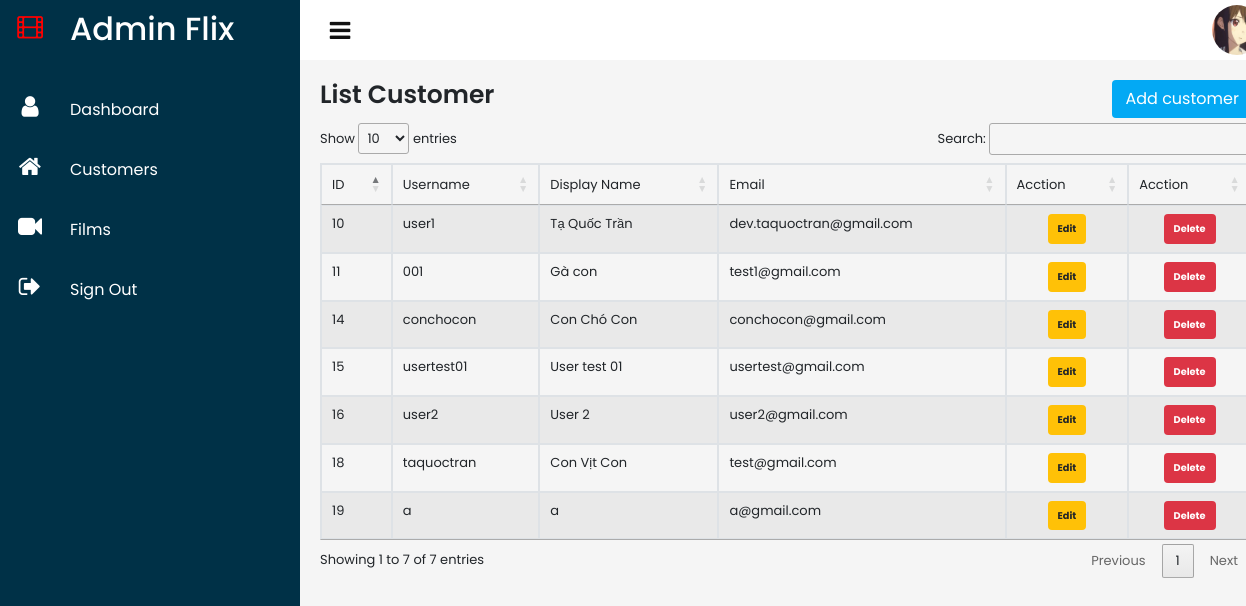
/admin/customers/customers.php (signed in), run on the app's committed database.
### tables this page shows
CREATE TABLE `tbl_users` (
  `id` int(11) NOT NULL,
  `username` varchar(255) DEFAULT NULL,
  `password` varchar(255) DEFAULT NULL,
  `fullname` varchar(255) DEFAULT NULL,
  `email` varchar(255) DEFAULT NULL,
  `usertype_id` int(11) DEFAULT NULL
);

### admin/customers/customers.php (the view, shortened to what this page needs)
<?php
require_once('../header.php');
require_once('../../autoload/Autoload.php');
$query = "SELECT * FROM tbl_users WHERE usertype_id = 2";
$result = mysqli_query($conn, $query);
?>
<div class="containerr">
    <?php require_once('../navigation/navigation.php') ?>
    <div class="main">
        <?php require_once('../topbar/topbar.php') ?>
        <div class="detailsFilm">
            <div class="recentFilms">
                <div class="filmHeader">
                    <h2 style="font-size: 25px;">List Customer</h2>
                    <a href="../customers/addcustomer.php" class="btn">Add customer</a>
                </div>
                <table id="users_data" class="table table-striped table-bordered" cellspacing="0" width="100%">
                    <thead>
                        <tr>
                            <td>ID</td>
                            <td>Username</td>
                            <td>Display Name</td>
                            <td>Email</td>
                            <td>Acction</td>
                            <td>Acction</td>
                        </tr>
                    </thead>
                    <tbody>
                        <?php while ($row = mysqli_fetch_array($result)) : ?>
                            <tr>
                                <td><?= $row['id'] ?></td>
                                <td><?= $row['username'] ?></td>
                                <td><?= $row['fullname'] ?></td>
                                <td><?= $row['email'] ?></td>
                                <td class="text-center">
                                    <a href="editcustomer.php?id_user=<?= $row['id'] ?>">
                                        <b class='badge badge-warning status-Content' style="padding: 10px">Edit</b>
                                    </a>
                                </td>
                                <td class="text-center">
                                    <a href="#">
                                        <b class='badge badge-danger status-Content' type = "button" style="padding: 10px" data-toggle="modal" data-target="#exampleModal-<?= $row['id'] ?>"> Delete</b>
                                    </a>
                                </td>
                            </tr>
                        <?php endwhile; ?>
                    </tbody>
                </table>
            </div>
        </div>
    </div>
</div>
<?php require_once('../footer.php') ?>

### admin/header.php (shortened to what this page needs)
<!DOCTYPE html>
<html lang="en">
<head>
    <link rel="stylesheet" href="../assets/css/main.css">
    <link rel="stylesheet" href="../assets/css/film.css">
    <link rel="stylesheet" href="../assets/font-awesome-4.7.0/css/font-awesome.min.css">
    <link rel="stylesheet" href="https://maxcdn.bootstrapcdn.com/bootstrap/4.0.0/css/bootstrap.min.css">
    <link rel="stylesheet" href="https://cdn.datatables.net/1.10.24/css/jquery.dataTables.min.css">
    <link rel="stylesheet" href="https://cdnjs.cloudflare.com/ajax/libs/chosen/1.8.7/chosen.min.css">
</head>
<body>

### admin/navigation/navigation.php
<div class="navigation">
    <ul>
        <li>
            <a href="#">
                <span class="icon"><i class="fa fa-film" aria-hidden="true" style="color: red"></i></span>
                <span class="title">
                    <h2 style="margin-top: 10px">Admin Flix</h2>
                </span>
            </a>
        </li>
        <li>
            <a href="../dashboard/index.php">
                <span class="icon"><i class="fa fa-user" aria-hidden="true"></i></i></span>
                <span class="title">Dashboard</span>
            </a>
        </li>
        <li>
            <a href="../customers/customers.php">
                <span class="icon"><i class="fa fa-home" aria-hidden="true"></i></span>
                <span class="title">Customers</span>
            </a>
        </li>
        <li>
            <a href="../films/films.php">
                <span class="icon"><i class="fa fa-video-camera" aria-hidden="true"></i></i></span>
                <span class="title">Films</span>
            </a>
        </li>
        <li>
            <a href="../account/logout.php">
                <span class="icon"><i class="fa fa-sign-out" aria-hidden="true"></i></span>
                <span class="title">Sign Out</span>
            </a>
        </li>
    </ul>
</div>

### admin/topbar/topbar.php
<div class="topbar">
    <div class="toggle" onclick="toggleMenu()"></div>
    <div class="user">
        <img src="../assets/images/avatar.jpg">
    </div>
</div>

### admin/footer.php (shortened to what this page needs)
</body>
</html>

### admin/assets/css/main.css (style rules this page uses)
* { margin: 0; padding: 0; box-sizing: border-box; font-family: 'Poppins', sans-serif; }
body { overflow-x: hidden; }
.containerr { position: relative; width: 100%; }
.navigation { position: fixed; width: 300px; height: 100%; background-color: #003147; transition: 0.5s; overflow: hidden; }
.navigation ul { position: absolute; top: 0; left: 0; width: 100%; }
.navigation ul li { position: relative; width: 100%; list-style: none; }
.navigation ul li:nth-child(1) { margin-bottom: 20px; }
.navigation ul li a { position: relative; display: block; width: 100%; display: flex; text-decoration: none; color: #ffffff; }
.navigation ul li a .icon { position: relative; display: block; min-width: 60px; height: 60px; line-height: 60px; text-align: center; }
.navigation ul li a .icon .fa { color: #fff; font-size: 24px; }
.navigation ul li a .title { position: relative; display: block; padding: 0 10px; height: 60px; line-height: 60px; white-space: nowrap; }
.main { position: relative; width: 78%; left: 300px; min-height: 100vh; background-color: #f5f5f5; transition: 0.5s; }
.main .topbar { width: 100%; background-color: #fff; padding: 0 10px; height: 60px; display: flex; justify-content: space-between; align-items: center; }
.toggle { position: relative; width: 60px; height: 60px; cursor: pointer; }
.toggle::before { content: '\f0c9'; font-family: fontAwesome; position: absolute; width: 100%; height: 100%; line-height: 60px; font-size: 24px; text-align: center; color: #111; }
.user { position: relative; width: 50px; min-width: 50px; height: 50px; border-radius: 50%; overflow: hidden; cursor: pointer; }
.user img { position: absolute; top: 0; left: 0; width: 100%; height: 100%; object-fit: cover; }
.btn { position: relative; padding: 3px 7px; background: #03a9f4; color: #fff; text-decoration: none; border-radius: 5px; margin-bottom: 5px; }

### admin/assets/css/film.css (style rules this page uses)
.detailsFilm { padding: 20px; font-size: 13px; }
.filmHeader { display: flex; justify-content: space-between; align-items: flex-start; }
.filmHeader h2 { font-weight: 600; }

### data on the page
tbl_users: id "10", username "user1", fullname "Tạ Quốc Trần", email "dev.taquoctran@gmail.com"
tbl_users: id "11", username "001", fullname "Gà con", email "test1@gmail.com"
tbl_users: id "14", username "conchocon", fullname "Con Chó Con", email "conchocon@gmail.com"
tbl_users: id "15", username "usertest01", fullname "User test 01", email "usertest@gmail.com"
tbl_users: id "16", username "user2", fullname "User 2", email "user2@gmail.com"
tbl_users: id "18", username "taquoctran", fullname "Con Vịt Con", email "test@gmail.com"
tbl_users: id "19", username "a", fullname "a", email "a@gmail.com"
